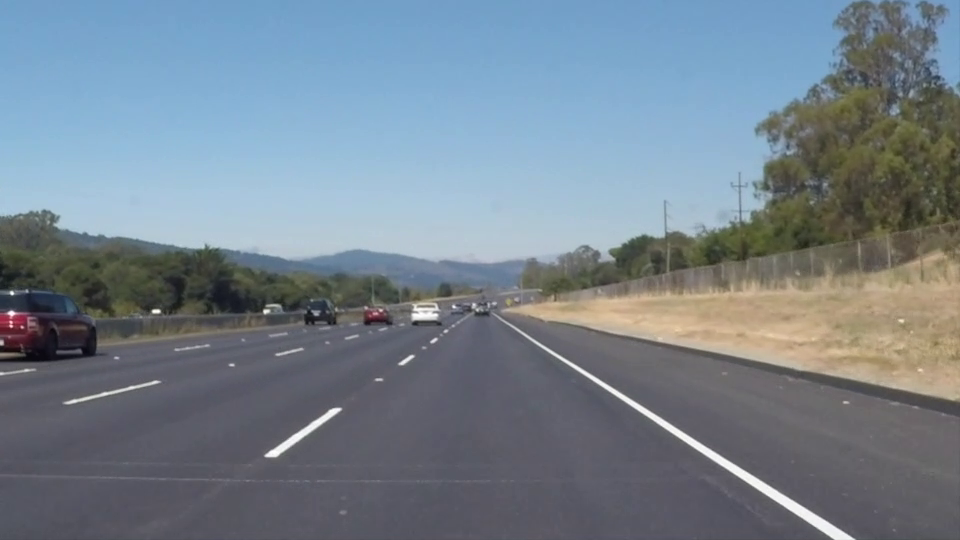
#> input picture frame 22 of OPENCV_3/Şerit tespiti-hough transform/car8.mp4, 960 x 540 px, given in place of car1.mp4, which was not available
$ python ders.py
#> lines starting #> are read from the running program, lines starting #| are printed output that depends on the picture; after the words box and inside, x2 and y2 are one past the last pixel; in counts of white or black regions, pixels touching at a corner belong together; pictures that were not available may be replaced by others from this repository, and a replacement may not be noted
# -*- coding: utf-8 -*-
"""
@author: Mustafa Ünlü
@instagram: mmustafaunluu
@youtube: Kendi Çapında Mühendis
"""


import cv2
import numpy as np

cam = cv2.VideoCapture("car1.mp4")
sapma = 100
kernel = np.ones((3,3),dtype=np.uint8)

def crop_matris(img):
    x, y = img.shape[:2]
    value= np.array([
        [(sapma,x-sapma),(int((y*3.2)/8),int(x*0.6)),
         (int((y*5)/8),int(x*0.6)),(y,x-sapma)]],np.int32)
    return value

def crop_image(img, matris):
    x, y = img.shape[:2]
    mask = np.zeros(shape = (x, y), dtype=np.uint8)
    mask = cv2.fillPoly(mask, matris, 255)
    mask = cv2.bitwise_and(img, img, mask=mask)
    return mask

def filt(img):
    img = cv2.cvtColor(img, cv2.COLOR_BGR2GRAY)
    img = cv2.inRange(img, 150, 255)
    img = cv2.erode(img, kernel)
    img = cv2.dilate(img, kernel)
    img = cv2.medianBlur(img, 9)
    img = cv2.Canny(img, 40, 200)
    return img

def line_mean(lines):
    left = []
    right = []
    for line in lines:
        x1, y1, x2, y2 = line[0]
        slope = (y2-y1)/(x2-x1)
        if slope < -0.2:
            right.append((x1,y1,x2,y2))
        elif slope > 0.2:
            left.append((x1,y1,x2,y2))
        right_mean = np.mean(right, axis=0)
        left_mean = np.mean(left, axis=0)
        #burası 0'a bölme uyarısı verebilir!
    if not isinstance(right_mean, type(np.nan)):
        if not isinstance(left_mean, type(np.nan)):
            return right_mean, left_mean
        else:
            return right_mean, None
    else:
        if not isinstance(left_mean, type(np.nan)):
            return None, left_mean
        else:
            return None, None

def draw_line(img, line):
    line = np.int32(np.around(line))
    x1, y1, x2, y2 = line
    cv2.line(img, (x1,y1), (x2,y2), (0,0,255), 10)
    return img

def draw_polylines(img, matris):
    dst = np.array([[matris[0][1,0],matris[0][1,1]],
                    [matris[0][0,0],matris[0][0,1]],
                    [matris[0][3,0],matris[0][3,1]],
                    [matris[0][2,0],matris[0][2,1]]],np.int32)
    cv2.polylines(img, [dst], True, (0,255,255), 2)
    return img


def pers(img, matris, resize_x=300, resize_y=200):
    x, y = img.shape[:2]
    src = np.float32([
        [matris[0][1,0],matris[0][1,1]],
        [matris[0][2,0],matris[0][2,1]],
        [matris[0][0,0],matris[0][0,1]],
        [matris[0][3,0],matris[0][3,1]]])
    dst = np.float32([
        [0,0],
        [y-1,0],
        [0,x-1],
        [y-1,x-1]])
    M = cv2.getPerspectiveTransform(src,dst)
    img_output = cv2.warpPerspective(img, M, (y,x))
    img_output = cv2.resize(img_output, (resize_x, resize_y))
    return img_output


while cam.isOpened():

    ret, image = cam.read()
#> image is the input picture: shape (540, 960, 3); mean B, G, R 141.9, 130.7, 117.7
    if not ret:
        print("bitti")
        break

    img_org = image.copy()

    matris = crop_matris(image)
#> matris = [[100, 440], [384, 324], [600, 324], [960, 440]]
    img = crop_image(image, matris)
#> in crop_image, `mask = cv2.fillPoly(mask, matris, 255)`:
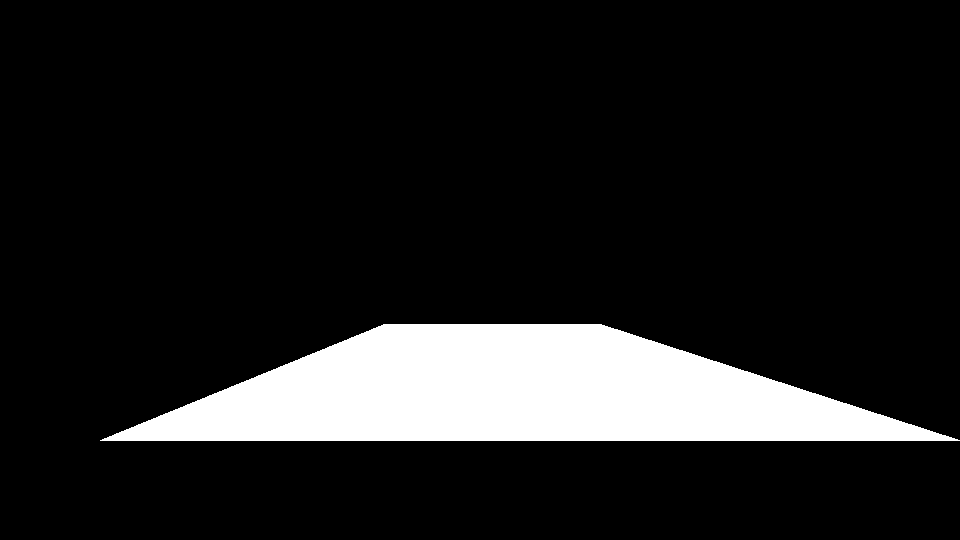
#> mask: shape (540, 960); 12.2% white; 1 white region, box (x1, y1, x2, y2) and area: (100, 324, 960, 441) 63210
    img_org[:200,300:600] = cv2.resize(img, (300,200))
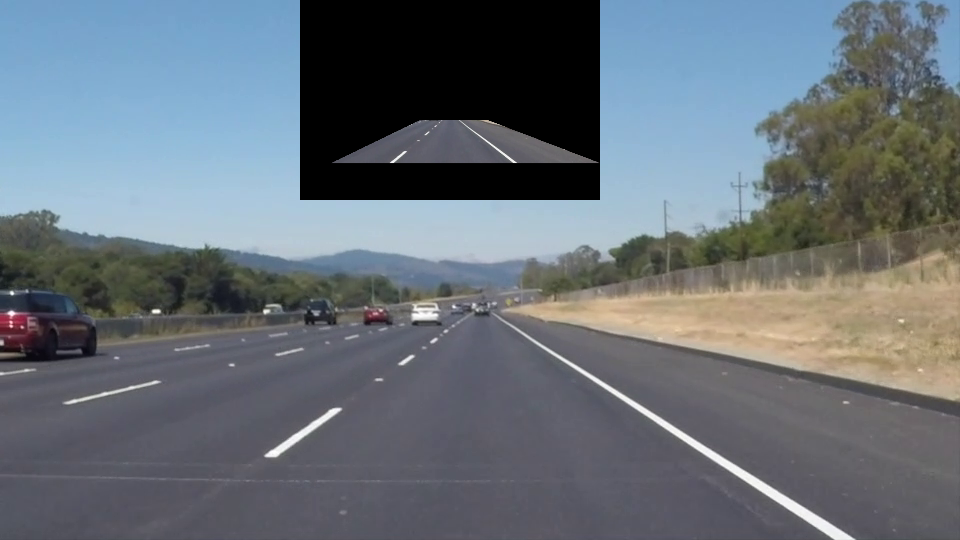
#> img_org: shape (540, 960, 3); 11.57% of pixels changed, all inside (x1, y1, x2, y2) = (300, 0, 600, 200)
    img = filt(img)
#> in filt, `img = cv2.Canny(img, 40, 200)`:
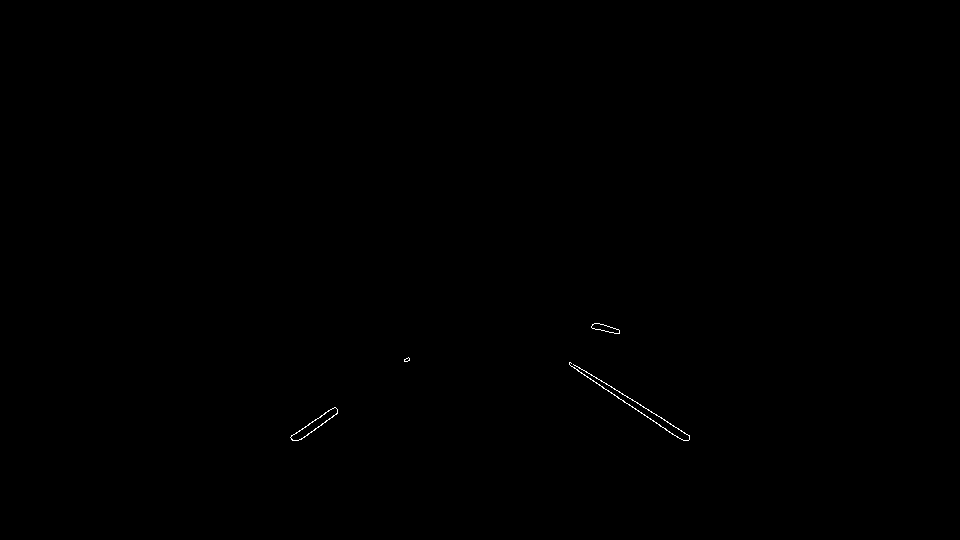
#> img: shape (540, 960); 0.1% white in thin lines or dots, all inside (x1, y1, x2, y2) = (290, 323, 690, 441)

    lines = cv2.HoughLinesP(img, 1, np.pi/180, 20,
                            minLineLength = 5, maxLineGap = 200)
#> lines = [[569, 364, 679, 438], [575, 365, 689, 436], [301, 439, 337, 413], [291, 435, 406, 358], [290, 437, 409, 359], [592, 328, 615, 333], [574, 367, 681, 439], [594, 323, 619, 330]]

    img_org[:200,:300] = pers(img_org, matris)
#> in pers, `src = np.float32([ [matris[0][1,0],matris[0][1,1]], [matris[0][2,0],ma..`: src = [[384, 324], [600, 324], [100, 440], [960, 440]]
#> in pers, `M = cv2.getPerspectiveTransform(src,dst)`: M = [[-0.606, -1.48, 713.3], [2.37e-16, -2.52, 818], [6.61e-19, -0.00351, 1]]
#> in pers, `img_output = cv2.warpPerspective(img, M, (y,x))`:
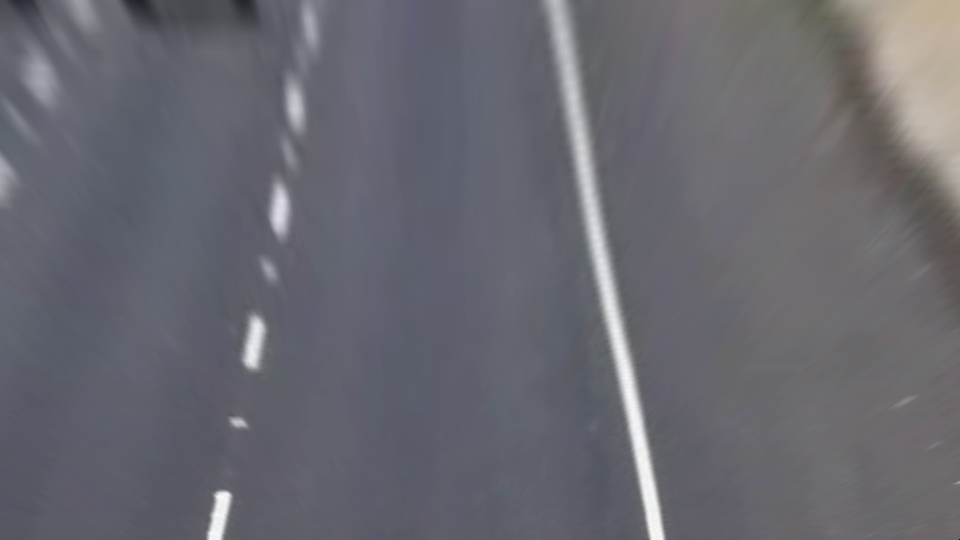
#> img_output: shape (540, 960, 3); mean B, G, R 112.2, 104.1, 104.1
#> in pers, `img_output = cv2.resize(img_output, (resize_x, resize_y))`:
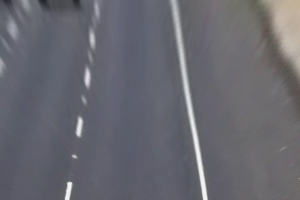
#> img_output: shape (200, 300, 3); mean B, G, R 112.2, 104.1, 104.1
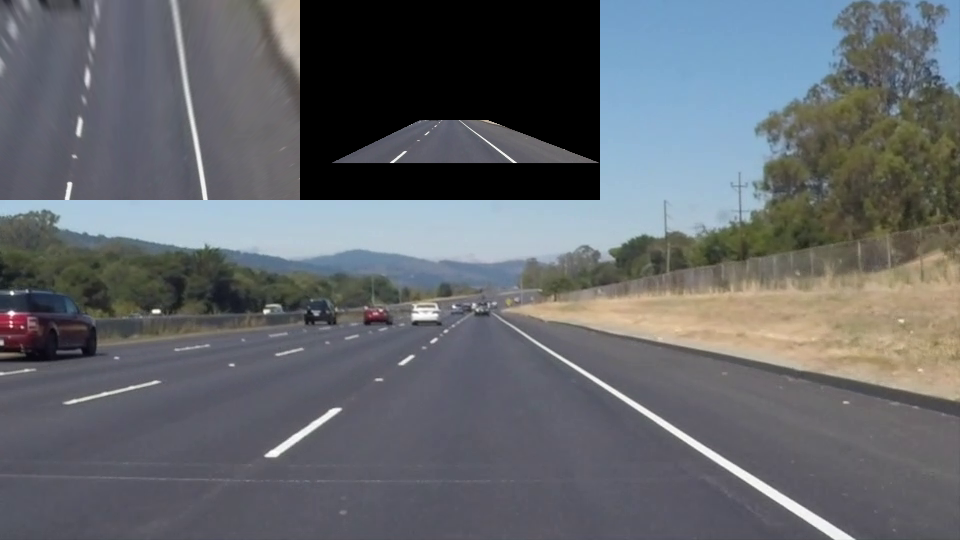
#> img_org: shape (540, 960, 3); 11.57% of pixels changed, all inside (x1, y1, x2, y2) = (0, 0, 300, 200)
    image = draw_polylines(img_org, matris)
#> in draw_polylines, `dst = np.array([[matris[0][1,0],matris[0][1,1]], [matris[0][0,0],matri..`: dst = [[384, 324], [100, 440], [960, 440], [600, 324]]

    if lines is not None:
        right_line, left_line = line_mean(lines)
#> the loop in line_mean, `for line in lines:` made 8 passes
#> (x1, y1, x2, y2, slope, right_mean, left_mean) on passes 2, 4, 5, 6, 7: (575, 365, 689, 436, 0.623, nan, [572, 364.5, 684, 437]), (291, 435, 406, 358, -0.67, [296, 437, 371.5, 385.5], [572, 364.5, 684, 437]), (290, 437, 409, 359, -0.655, [294, 437, 384, 376.7], [572, 364.5, 684, 437]), (592, 328, 615, 333, 0.217, [294, 437, 384, 376.7], [578.7, 352.3, 661, 402.3]), (574, 367, 681, 439, 0.673, [294, 437, 384, 376.7], [577.5, 356, 666, 411.5])
#> after the loop in line_mean, `for line in lines:`: left = [(569, 364, 679, 438), (575, 365, 689, 436), (592, 328, 615, 333), (574, 367, 681, 439), (594, 323, 619, 330)]; right = [(301, 439, 337, 413), (291, 435, 406, 358), (290, 437, 409, 359)]
#> right_line = [294, 437, 384, 376.7]; left_line = [580.8, 349.4, 656.6, 395.2]
        if right_line is not None:
            image = draw_line(image, right_line)
#> in draw_line, `line = np.int32(np.around(line))`: line = [294, 437, 384, 377]
#> in draw_line, `x1, y1, x2, y2 = line`: x1 = 294; y1 = 437; x2 = 384; y2 = 377
        if left_line is not None:
            image = draw_line(image, left_line)
#> in draw_line (call 2), `line = np.int32(np.around(line))`: line = [581, 349, 657, 395]
#> in draw_line (call 2), `x1, y1, x2, y2 = line`: x1 = 581; y1 = 349; x2 = 657; y2 = 395
#> in draw_line (call 2), `cv2.line(img, (x1,y1), (x2,y2), (0,0,255), 10)`:
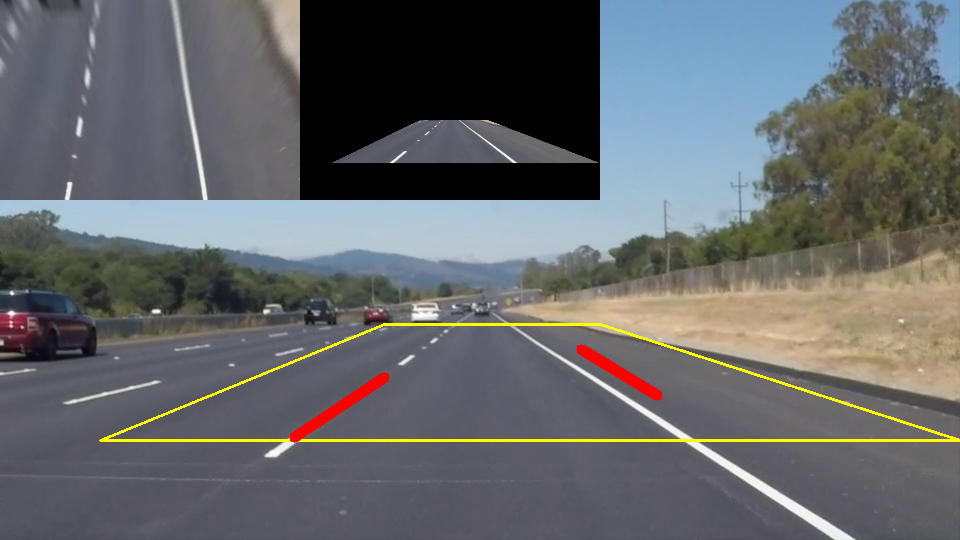
#> img: shape (540, 960, 3); mean B, G, R 106, 103.9, 101.5


    cv2.imshow("image",image)
    # cv2.imshow("img",img)

    key = cv2.waitKey(16) & 0xFF
#> (key q is pressed here)
    if key == ord("q"):
        print("kapatıldı")
        break


cam.release()
cv2.destroyAllWindows()

$ run again, starting later in the video
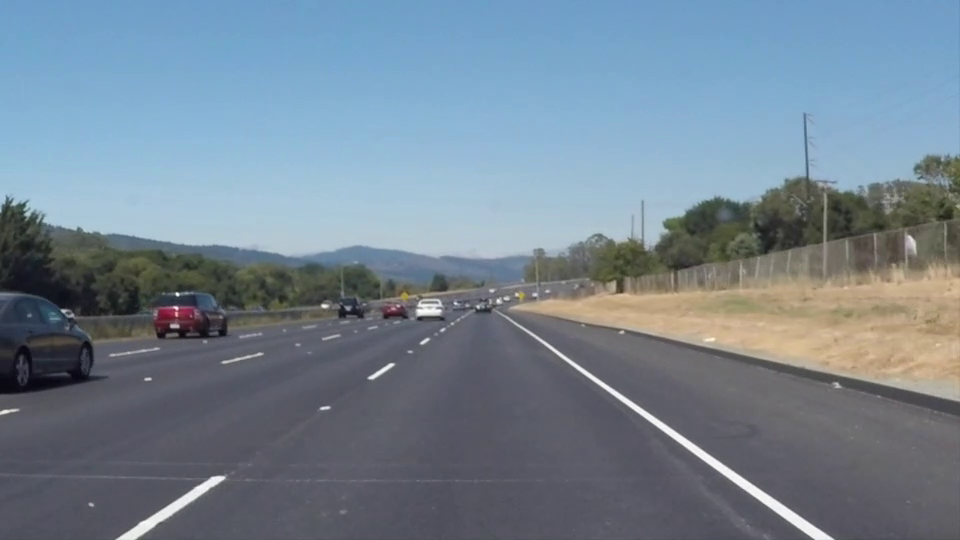
#> input picture frame 99 of OPENCV_3/Şerit tespiti-hough transform/car8.mp4, 960 x 540 px, given in place of car1.mp4, which was not available
#> image is the input picture: shape (540, 960, 3); mean B, G, R 146, 132.3, 116.7
#> matris = [[100, 440], [384, 324], [600, 324], [960, 440]]
#> in filt, `img = cv2.Canny(img, 40, 200)`:
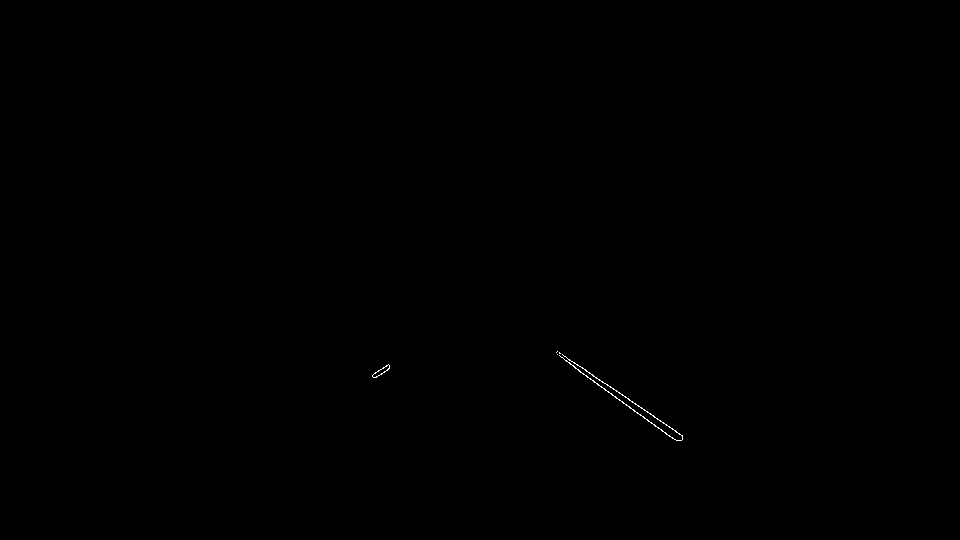
#> img: shape (540, 960); 0.08% white in thin lines or dots, all inside (x1, y1, x2, y2) = (372, 351, 683, 441)
#> lines = [[557, 354, 676, 440], [557, 351, 682, 435], [559, 353, 682, 436], [566, 361, 672, 438]]
#> src = [[384, 324], [600, 324], [100, 440], [960, 440]]
#> M = [[-0.606, -1.48, 713.3], [2.37e-16, -2.52, 818], [6.61e-19, -0.00351, 1]]
#> in draw_polylines, `dst = np.array([[matris[0][1,0],matris[0][1,1]], [matris[0][0,0],matri..`: dst = [[384, 324], [100, 440], [960, 440], [600, 324]]
#> the loop in line_mean, `for line in lines:` made 4 passes
#> (x1, y1, x2, y2, slope, left_mean) on passes 2 to 4: (557, 351, 682, 435, 0.672, [557, 352.5, 679, 437.5]), (559, 353, 682, 436, 0.675, [557.7, 352.7, 680, 437]), (566, 361, 672, 438, 0.726, [559.8, 354.8, 678, 437.2])
#> after the loop in line_mean, `for line in lines:`: left = [(557, 354, 676, 440), (557, 351, 682, 435), (559, 353, 682, 436), (566, 361, 672, 438)]; right = []
#> left_line = [559.8, 354.8, 678, 437.2]
#> in draw_line, `line = np.int32(np.around(line))`: line = [560, 355, 678, 437]
#> in draw_line, `x1, y1, x2, y2 = line`: x1 = 560; y1 = 355; x2 = 678; y2 = 437
#> in draw_line, `cv2.line(img, (x1,y1), (x2,y2), (0,0,255), 10)`:
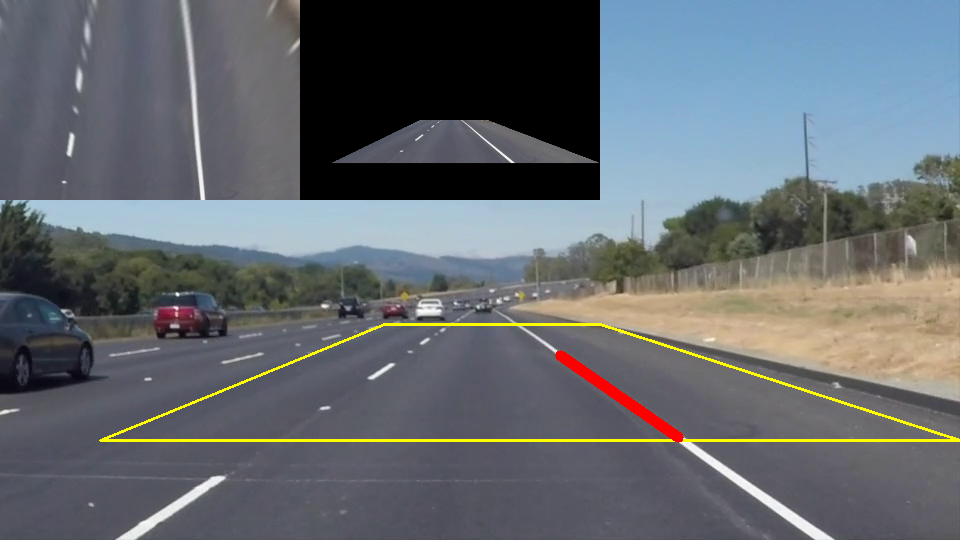
#> img: shape (540, 960, 3); mean B, G, R 110.3, 105.5, 100.5

$ run again, starting later in the video
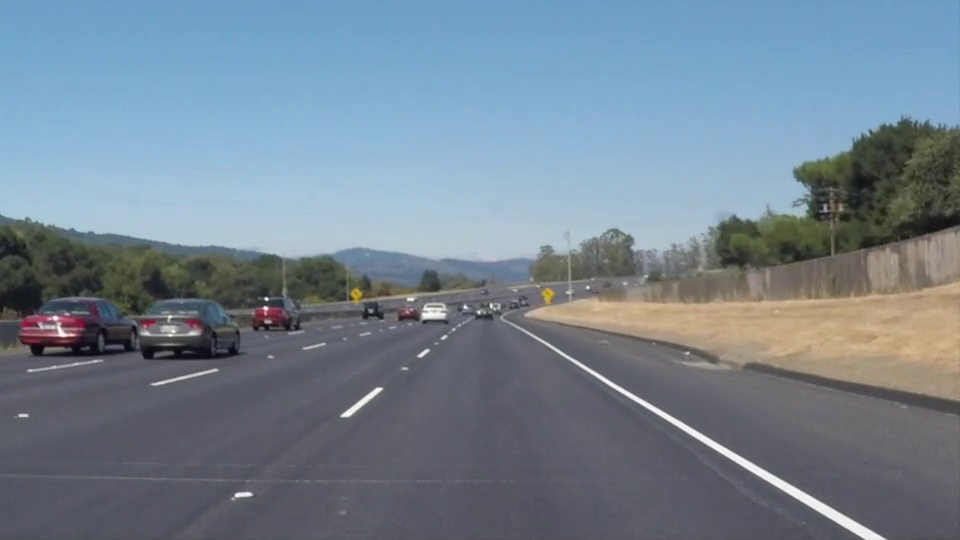
#> input picture frame 176 of OPENCV_3/Şerit tespiti-hough transform/car8.mp4, 960 x 540 px, given in place of car1.mp4, which was not available
#> image is the input picture: shape (540, 960, 3); mean B, G, R 145.2, 131.6, 116.5
#> matris = [[100, 440], [384, 324], [600, 324], [960, 440]]
#> in filt, `img = cv2.Canny(img, 40, 200)`:
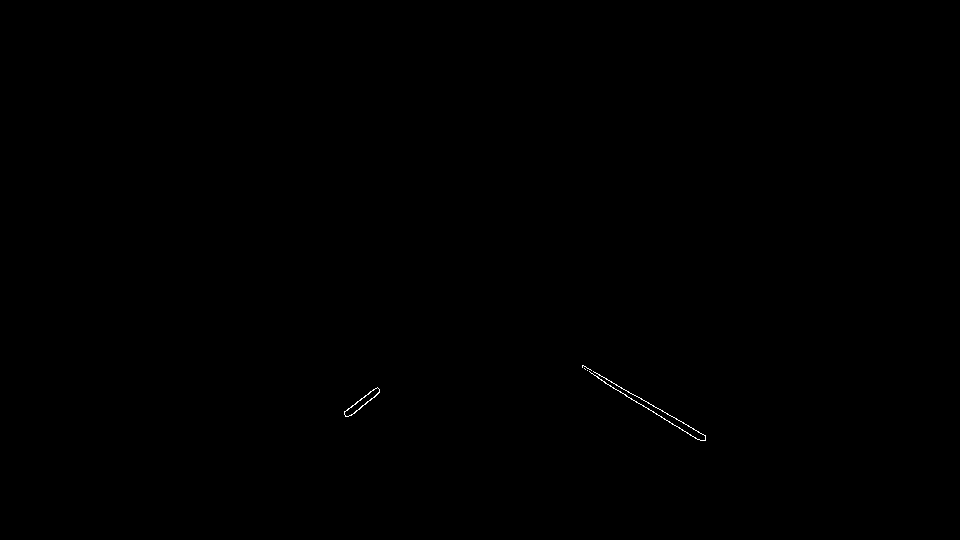
#> img: shape (540, 960); 0.08% white in thin lines or dots, all inside (x1, y1, x2, y2) = (344, 365, 706, 441)
#> lines = [[582, 365, 705, 436], [582, 367, 698, 439], [344, 412, 377, 387], [348, 416, 379, 391], [598, 378, 643, 406], [351, 415, 377, 394]]
#> src = [[384, 324], [600, 324], [100, 440], [960, 440]]
#> M = [[-0.606, -1.48, 713.3], [2.37e-16, -2.52, 818], [6.61e-19, -0.00351, 1]]
#> in draw_polylines, `dst = np.array([[matris[0][1,0],matris[0][1,1]], [matris[0][0,0],matri..`: dst = [[384, 324], [100, 440], [960, 440], [600, 324]]
#> the loop in line_mean, `for line in lines:` made 6 passes
#> (x1, y1, x2, y2, slope, right_mean, left_mean) on passes 2, 4, 5, 6: (582, 367, 698, 439, 0.621, nan, [582, 366, 701.5, 437.5]), (348, 416, 379, 391, -0.806, [346, 414, 378, 389], [582, 366, 701.5, 437.5]), (598, 378, 643, 406, 0.622, [346, 414, 378, 389], [587.3, 370, 682, 427]), (351, 415, 377, 394, -0.808, [347.7, 414.3, 377.7, 390.7], [587.3, 370, 682, 427])
#> after the loop in line_mean, `for line in lines:`: left = [(582, 365, 705, 436), (582, 367, 698, 439), (598, 378, 643, 406)]; right = [(344, 412, 377, 387), (348, 416, 379, 391), (351, 415, 377, 394)]
#> right_line = [347.7, 414.3, 377.7, 390.7]; left_line = [587.3, 370, 682, 427]
#> in draw_line, `line = np.int32(np.around(line))`: line = [348, 414, 378, 391]
#> in draw_line, `x1, y1, x2, y2 = line`: x1 = 348; y1 = 414; x2 = 378; y2 = 391
#> in draw_line (call 2), `line = np.int32(np.around(line))`: line = [587, 370, 682, 427]
#> in draw_line (call 2), `x1, y1, x2, y2 = line`: x1 = 587; y1 = 370; x2 = 682; y2 = 427
#> in draw_line (call 2), `cv2.line(img, (x1,y1), (x2,y2), (0,0,255), 10)`:
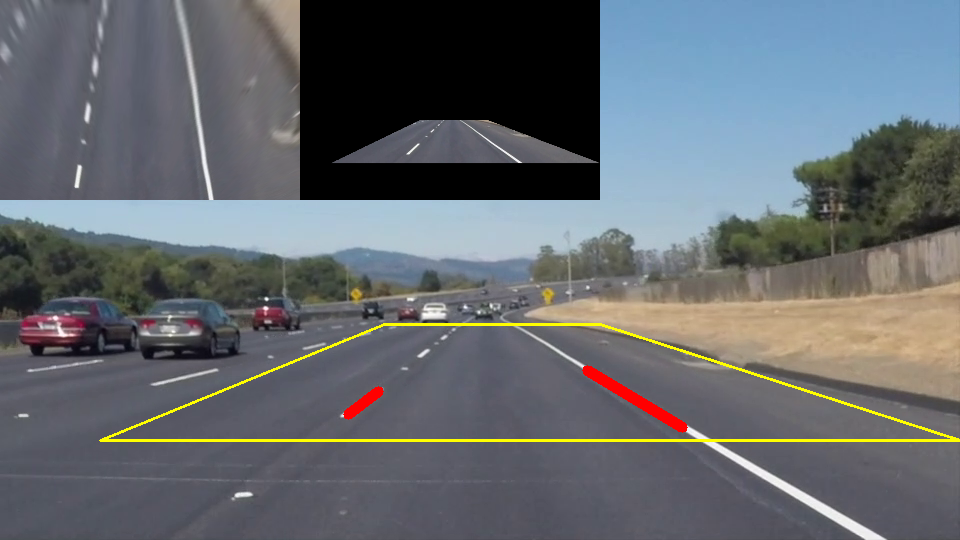
#> img: shape (540, 960, 3); mean B, G, R 109.7, 105.2, 100.7
